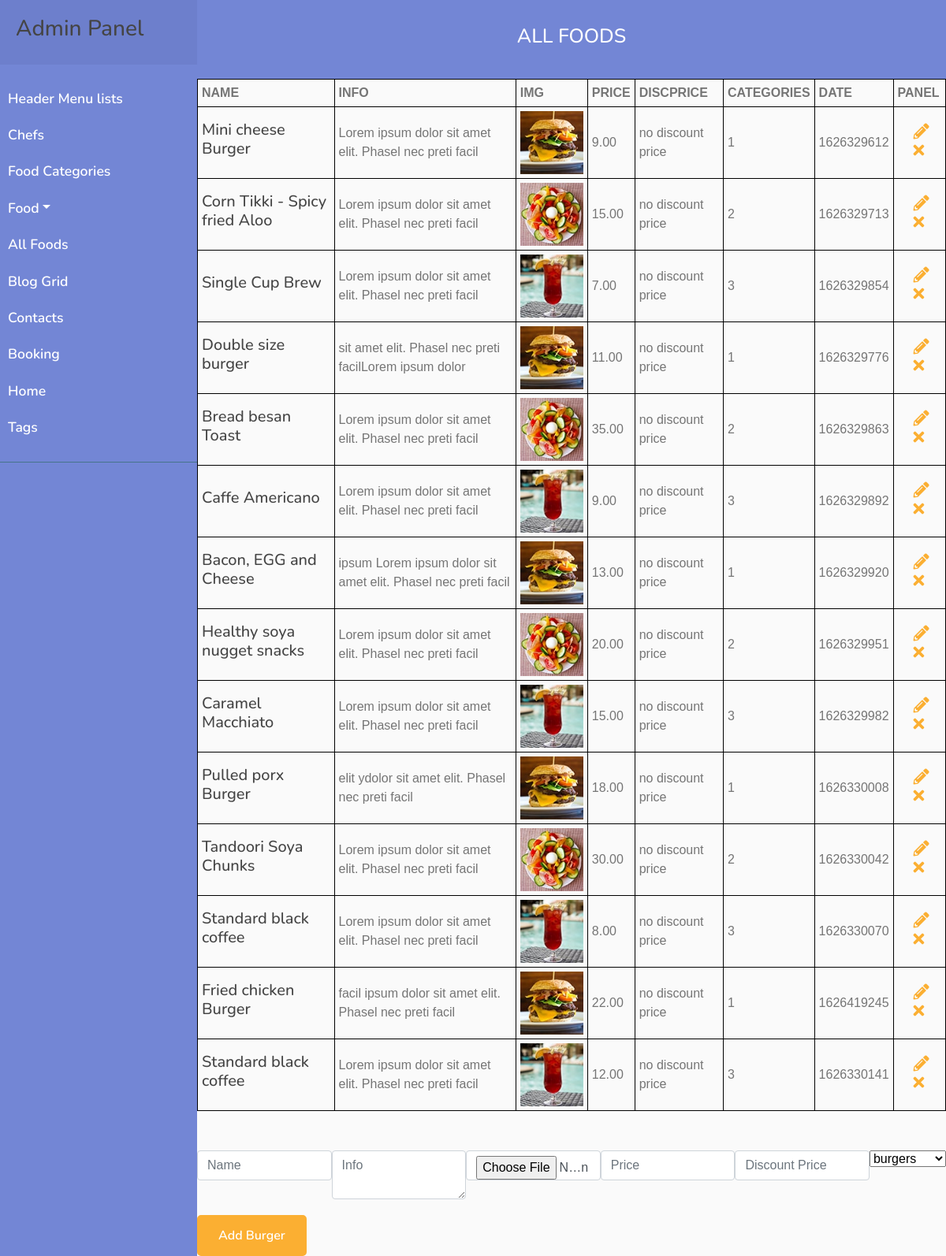
Page /php/admin/allFoods.php on the committed database.
### tables this page shows
CREATE TABLE `all_foods` (
  `id` int(16) NOT NULL,
  `name` varchar(128) NOT NULL,
  `info` text NOT NULL,
  `img` varchar(128) NOT NULL,
  `price` varchar(16) NOT NULL,
  `discPrice` varchar(16) NOT NULL,
  `categories_id` int(16) NOT NULL,
  `date` int(32) NOT NULL
);

### php/admin/allFoods.php (the view, shortened to what this page needs)
<!DOCTYPE html>
<html lang="en">
<head>
    <link href="https://stackpath.bootstrapcdn.com/bootstrap/4.4.1/css/bootstrap.min.css" rel="stylesheet">
    <link href="https://cdnjs.cloudflare.com/ajax/libs/font-awesome/5.10.0/css/all.min.css" rel="stylesheet">
    <link href="../../lib/animate/animate.min.css" rel="stylesheet">
    <link href="../../lib/owlcarousel/assets/owl.carousel.min.css" rel="stylesheet">
    <link href="../../lib/flaticon/font/flaticon.css" rel="stylesheet">
    <link href="../../lib/tempusdominus/css/tempusdominus-bootstrap-4.min.css" rel="stylesheet" />
    <link href="../../css/style.css" rel="stylesheet">
</head>
<body>
    <div class="admin">
        <?php
        require_once "../../components/adminFoodNav.php";
        ?>
        <div class="admin__section admin__section_header-list">
            <div class="admin__section_head">
                <h3 class="admin__section_title">All Foods</h3>
            </div>
            <div class="admin__section_content">
                <div class="admin__section_content">
                    <div class="admin__burgers">
                        <table class="admin__table">
                            <tr>
                                <th class="admin__table_title">name</th>
                                <th class="admin__table_title">info</th>
                                <th class="admin__table_title">img</th>
                                <th class="admin__table_title">price</th>
                                <th class="admin__table_title">discPrice</th>
                                <th class="admin__table_title">categories</th>
                                <th class="admin__table_title">date</th>
                                <th class="admin__table_title">panel</th>
                            </tr>
                            <?php
                            $query = "SELECT * FROM all_foods";
                            $result = mysqli_query($mysqli, $query);
                            while ($row = mysqli_fetch_assoc($result)) {
                            ?>
                                <tr class="admin__section_item">
                                    <td class="admin__section_item_td">
                                        <h3 class="admin__section_item_name">
                                            <?php echo $row['name'] ?></h3>
                                    </td>
                                    <td class="admin__section_item_td">
                                        <?php echo $row['info'] ?></h3>
                                    </td>
                                    <td class="admin__section_item_td">
                                        <div class="admin__section_img">
                                            <img src="../../img/foods/<?php echo $row['img'] ?>" alt="<?php echo $row['name'] ?>">
                                        </div>
                                    </td>
                                    <td class="admin__section_item_td">
                                        <?php echo $row['price'] ?></h3>
                                    </td>
                                    <td class="admin__section_item_td">
                                        <?php echo $row['discPrice'] ? $row['discPrice'] : "no discount price" ?></h3>
                                    </td>
                                    <td class="admin__section_item_td">
                                        <?php echo $row['categories_id'] ?></h3>
                                    </td>
                                    <td class="admin__section_item_td">
                                        <?php echo $row['date'] ?></h3>
                                    </td>
                                    <td class="admin__section_item_td">
                                        <a href="?catId=<?php echo $_GET["catId"] ?>&id=<?php echo $row["id"] ?>">
                                            <i class="example__class admin__icon fas fa-pencil-alt"></i>
                                        </a>
                                        <a href="./allFoods/remove.php?id=<?php echo $row["id"] ?>">
                                            <i class="admin__icon fas fa-times"></i>
                                        </a>
                                    </td>
                                </tr>
                            <?php } ?>
                        </table>
                    </div>
                    <?php
                    $id = '';
                    $name = '';
                    $info = '';
                    $price = '';
                    ?>
                    <form class="admin__form"
                    action="<?php if (isset($_GET['id'])) {echo './allFoods/update.php?id=' . $id;} else {echo './allFoods/insert.php';} ?>" method="POST" enctype="multipart/form-data">
                        <div class="form__flex">
                            <input class="admin__inp admin__inp_food form-control" type="text" name="name" value="<?php echo $name; ?>" placeholder="Name" required>
                            <textarea class="admin__inp admin__inp_food form-control" name="info" placeholder="Info"><?php echo $info; ?></textarea>
                            <input class="admin__inp admin__inp_food form-control" type="file" name="img"
                            <?php if (!isset($_GET['id'])) {echo 'required';} ?>>
                            <input class="admin__inp admin__inp_food form-control" type="number" name="price" value="<?php echo $price; ?>" placeholder="Price" required>
                            <input class="admin__inp admin__inp_food form-control" type="number" name="discPrice" value="<?php echo $discPrice; ?>" placeholder="Discount Price">
                            <select name="categoriesId" id="categoriesId">
                                <?php
                                $query = 'SELECT * FROM food_categories';
                                $result = mysqli_query($mysqli, $query);
                                while ($row = mysqli_fetch_assoc($result)) { ?>
                                    <option value="<?php echo $row['id'] ?>"><?php echo $row['name'] ?></option>
                                <?php } ?>
                            </select>
                        </div>
                        <div>
                            <button class="btn custom-btn admin__form_btn">Add Burger</button>
                        </div>
                    </form>
                </div>
            </div>
        </div>
    </div>
</body>
</html>

### css/style.css (style rules this page uses)
body { color: #757575; background: #ffffff; font-family: 'open sans', sans-serif; }
h1, h2, h3, h4, h5, h6 { color: #454545; font-family: 'Nunito', sans-serif; }
a { font-family: 'Nunito', sans-serif; font-weight: 600; color: #fbaf32; transition: .3s; }
.btn.custom-btn { padding: 12px 25px; font-family: 'Nunito', sans-serif; font-size: 16px; font-weight: 600; color: #ffffff; background: #fbaf32; border: 2px solid #fbaf32; border-radius: 5px; transition: .5s; }
.form__flex { width: 100%; display: flex; justify-content: space-between; }
.admin__inp { width: 30%; }
.admin__inp_food { width: 18%; }
#categoriesId { height: max-content; }
.admin__form_btn { margin-top: 20px; }
body { font-family: 'Poppins', sans-serif; background: #fafafa; }
.admin { display: flex; justify-content: space-between }
.admin__section { width: calc(100% - 250px); }
.admin__section_head { width: 100%; height: 100px; background: #7386D5; display: flex; justify-content: center; align-items: center; }
.admin__section_title { font-size: 25px; color: #ffffff; text-transform: uppercase; }
.admin__section_content { width: 100%; height: calc(100% - 100px); }
.admin__table { width: 100%; border-collapse: collapse; }
.admin__table_title { text-transform: uppercase; }
.admin__table_title, .admin__section_item_td { padding: 5px; border: 1px solid black; }
.admin__section_item { width: 100%; padding: 10px; }
.admin__section_img { width: 80px; }
.admin__section_img > img { width: 100%; display: block; }
.admin__section_item_name, .admin__section_item_pos { font-size: 20px; }
.admin__section_item_td:last-child { width: 7%; }
.admin__icon { font-size: 20px; cursor: pointer; margin-left: 20px; }
.admin__form { margin-top: 50px; }

### rows in the picture
all_foods: name "Mini cheese Burger", info "Lorem ipsum dolor sit amet elit. Phasel nec preti facil", img (picture), price "9.00", discPrice "no discount price", categories "1", date "1626329612"
all_foods: name "Corn Tikki - Spicy fried Aloo", info "Lorem ipsum dolor sit amet elit. Phasel nec preti facil", img (picture), price "15.00", discPrice "no discount price", categories "2", date "1626329713"
all_foods: name "Single Cup Brew", info "Lorem ipsum dolor sit amet elit. Phasel nec preti facil", img (picture), price "7.00", discPrice "no discount price", categories "3", date "1626329854"
all_foods: name "Double size burger", info "sit amet elit. Phasel nec preti facilLorem ipsum dolor", img (picture), price "11.00", discPrice "no discount price", categories "1", date "1626329776"
all_foods: name "Bread besan Toast", info "Lorem ipsum dolor sit amet elit. Phasel nec preti facil", img (picture), price "35.00", discPrice "no discount price", categories "2", date "1626329863"
all_foods: name "Caffe Americano", info "Lorem ipsum dolor sit amet elit. Phasel nec preti facil", img (picture), price "9.00", discPrice "no discount price", categories "3", date "1626329892"
all_foods: name "Bacon, EGG and Cheese", info "ipsum Lorem ipsum dolor sit amet elit. Phasel nec preti facil", img (picture), price "13.00", discPrice "no discount price", categories "1", date "1626329920"
all_foods: name "Healthy soya nugget snacks", info "Lorem ipsum dolor sit amet elit. Phasel nec preti facil", img (picture), price "20.00", discPrice "no discount price", categories "2", date "1626329951"
all_foods: name "Caramel Macchiato", info "Lorem ipsum dolor sit amet elit. Phasel nec preti facil", img (picture), price "15.00", discPrice "no discount price", categories "3", date "1626329982"
all_foods: name "Pulled porx Burger", info "elit ydolor sit amet elit. Phasel nec preti facil", img (picture), price "18.00", discPrice "no discount price", categories "1", date "1626330008"
all_foods: name "Tandoori Soya Chunks", info "Lorem ipsum dolor sit amet elit. Phasel nec preti facil", img (picture), price "30.00", discPrice "no discount price", categories "2", date "1626330042"
all_foods: name "Standard black coffee", info "Lorem ipsum dolor sit amet elit. Phasel nec preti facil", img (picture), price "8.00", discPrice "no discount price", categories "3", date "1626330070"
all_foods: name "Fried chicken Burger", info "facil ipsum dolor sit amet elit. Phasel nec preti facil", img (picture), price "22.00", discPrice "no discount price", categories "1", date "1626419245"
all_foods: name "Standard black coffee", info "Lorem ipsum dolor sit amet elit. Phasel nec preti facil", img (picture), price "12.00", discPrice "no discount price", categories "3", date "1626330141"

### other values in the picture
form field categoriesId "burgers"
